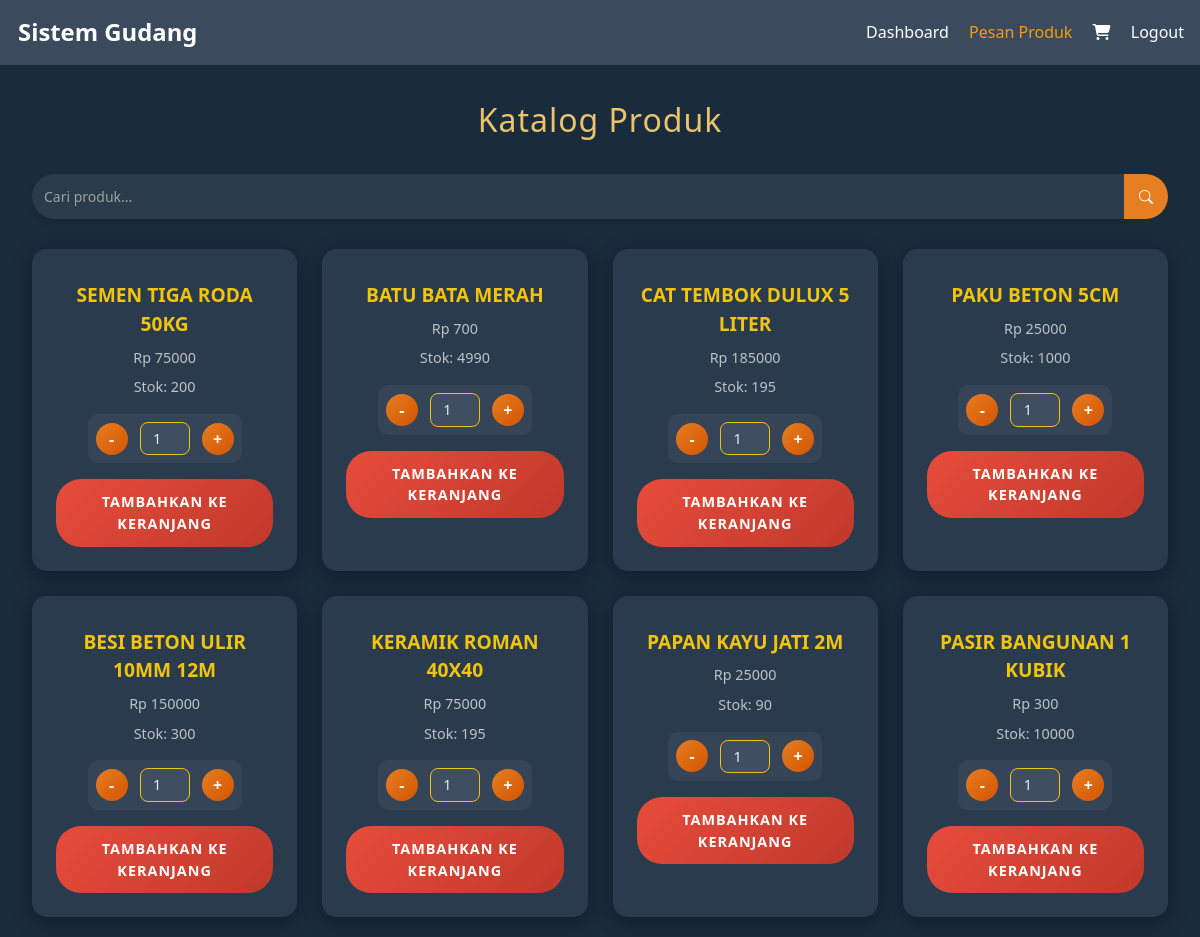
Page /pesanproduk.php on the committed database.
### tables this page shows
CREATE TABLE `produk` (
  `idproduk` int(11) NOT NULL,
  `idgudang` int(11) NOT NULL,
  `namaproduk` text NOT NULL,
  `hargajual` int(11) NOT NULL,
  `stok` text NOT NULL
);

### pesanproduk.php (the view, shortened to what this page needs)
<?php
require "config.php";
?>
<!DOCTYPE html>
<html lang="en">
<head>
  <link href="https://cdn.jsdelivr.net/npm/bootstrap@5.3.3/dist/css/bootstrap.min.css" rel="stylesheet">
  <link rel="stylesheet" href="https://cdnjs.cloudflare.com/ajax/libs/font-awesome/6.5.1/css/all.min.css" />
  <link rel="stylesheet" href="https://cdn.jsdelivr.net/npm/bootstrap-icons@1.10.5/font/bootstrap-icons.css">
</head>
<body>
  <div class="navbar">
    <h2 class="fw-bold">Sistem Gudang</h2>
    <div>
      <a href="dashboardpelanggan.php">Dashboard</a>
      <a href="pesanproduk.php" class="active">Pesan Produk</a>
      <a href="keranjang.php"><i class="fa-solid fa-cart-shopping" style="color: #ffffff;"></i></a>
      <a href="logout.php">Logout</a>
    </div>
  </div>
  <div class="content">
    <div class="container">
      <div class="welcome fs-2 mt-3">Katalog Produk</div>
      <div class="search-container">
        <input type="text" class="search-bar" placeholder="Cari produk..." id="searchBar">
        <button class="search-button" id="searchButton"><i class="bi bi-search"></i></button>
      </div>
      <div class="products" id="productsContainer">
      <?php
        $sql = "SELECT * FROM produk";
        $query = $conn->prepare($sql);
        $query->execute();
        $result = $query->fetchAll(PDO::FETCH_ASSOC);
        if (count($result) > 0) {
            foreach ($result as $row) {
                ?>
                <div class="product-card" data-name="<?php echo htmlspecialchars(strtolower($row['namaproduk'])); ?>">
                    <p><?php echo htmlspecialchars($row['namaproduk']); ?></p>
                    <p>Rp <?php echo htmlspecialchars($row['hargajual']); ?></p>
                    <p>Stok: <?php echo $row['stok']; ?></p>
                    <form action="tambahkeranjang.php" method="POST">
                    <div class="quantity-controls">
                        <button class="decrement-btn" type="button">-</button>
                        <input type="number" name="jumlah" class="quantity-input" value="1" min="1" max="<?php echo $row['stok']; ?>">
                        <button class="increment-btn" type="button">+</button>
                    </div>
                    <button class="order-btn" type="submit" name="tambah">Tambahkan ke keranjang</button>
                    </form>
                </div>
                <?php
            }
        } else {
            echo "<p>Tidak ada produk tersedia.</p>";
        }
      ?>
      </div>
    </div>
  </div>
</body>
</html>

### pesanproduk.php (style rules this page uses)
body { background-color: #1a2b3c; min-height: 100vh; font-family: 'Segoe UI', Tahoma, Geneva, Verdana, sans-serif; color: #ffffff; margin: 0; }
.navbar { background-color: #3c4a5e; padding: 1rem; position: fixed; width: 100%; top: 0; z-index: 1000; display: flex; justify-content: space-between; align-items: center; box-sizing: border-box; }
.navbar h2 { color: #ffffff; margin: 0; font-size: 1.49rem; padding: 2px; }
.navbar a { color: #ffffff; margin-left: 1rem; text-decoration: none; transition: color 0.3s ease; }
.navbar a:hover, .navbar a.active { color: #f59e0b; }
.content { padding: 5rem 20px 20px; }
.container { max-width: 1200px; margin: 0 auto; }
.welcome { text-align: center; color: #e9c46a; font-size: 24px; font-weight: 500; margin-bottom: 30px; letter-spacing: 1px; }
.search-container { display: flex; align-items: center; width: 100%; margin-bottom: 30px; }
.search-bar { width: 100%; padding: 12px; border: none; border-radius: 25px 0 0 25px; background-color: #2a3b4c; color: #e5e5e5; font-size: 14px; box-shadow: 0 4px 6px rgba(0, 0, 0, 0.1); outline: none; transition: background-color 0.3s ease; flex-grow: 1; }
.search-bar::placeholder { color: #a0a0a0; }
.search-button { padding: 12px 15px; border: none; border-radius: 0 25px 25px 0; background-color: #e67e22; color: white; font-size: 14px; cursor: pointer; transition: background-color 0.3s ease; display: flex; align-items: center; justify-content: center; }
.products { display: grid; grid-template-columns: repeat(auto-fill, minmax(250px, 1fr)); gap: 25px; }
.product-card { background: rgba(44, 62, 80, 0.9); padding: 1.5rem; border-radius: 15px; text-align: center; box-shadow: 0 5px 20px rgba(0, 0, 0, 0.3); transition: transform 0.3s ease, box-shadow 0.3s ease; position: relative; overflow: hidden; }
.product-card::before { content: ''; position: absolute; top: 0; left: 0; width: 100%; height: 100%; background: linear-gradient(135deg, rgba(241, 196, 15, 0.1), transparent); opacity: 0; transition: opacity 0.3s ease; z-index: 1; }
.product-card p { margin: 0.5rem 0; font-size: 0.9rem; color: #bdc3c7; position: relative; z-index: 2; }
.product-card p:first-child { font-weight: 600; font-size: 1.2rem; color: #f1c40f; text-transform: uppercase; }
.quantity-controls { display: flex; justify-content: center; align-items: center; gap: 12px; margin: 1rem auto; width: fit-content; padding: 0.5rem; background: rgba(255, 255, 255, 0.05); border-radius: 10px; position: relative; z-index: 3; }
.quantity-controls button { background: linear-gradient(135deg, #e67e22, #d35400); border: none; padding: 8px; width: 32px; height: 32px; color: white; border-radius: 50%; cursor: pointer; font-size: 1rem; font-weight: bold; transition: background 0.3s ease, transform 0.2s ease; display: flex; justify-content: center; align-items: center; }
.quantity-controls input { width: 50px; text-align: center; padding: 5px; border: 1px solid #f1c40f; border-radius: 8px; background-color: rgba(255, 255, 255, 0.05); color: #ecf0f1; font-size: 0.9rem; }
.product-card button.order-btn { background: linear-gradient(135deg, #e74c3c, #c0392b); border: none; padding: 12px; color: white; border-radius: 25px; cursor: pointer; width: 100%; font-size: 0.9rem; font-weight: 600; text-transform: uppercase; letter-spacing: 1px; transition: background 0.3s ease, transform 0.2s ease; position: relative; z-index: 2; }

### rows in the picture
produk: namaproduk "SEMEN TIGA RODA 50KG", hargajual "75000", stok "200"
produk: namaproduk "BATU BATA MERAH", hargajual "700", stok "4990"
produk: namaproduk "CAT TEMBOK DULUX 5 LITER", hargajual "185000", stok "195"
produk: namaproduk "PAKU BETON 5CM", hargajual "25000", stok "1000"
produk: namaproduk "BESI BETON ULIR 10MM 12M", hargajual "150000", stok "300"
produk: namaproduk "KERAMIK ROMAN 40X40", hargajual "75000", stok "195"
produk: namaproduk "PAPAN KAYU JATI 2M", hargajual "25000", stok "90"
produk: namaproduk "PASIR BANGUNAN 1 KUBIK", hargajual "300", stok "10000"
